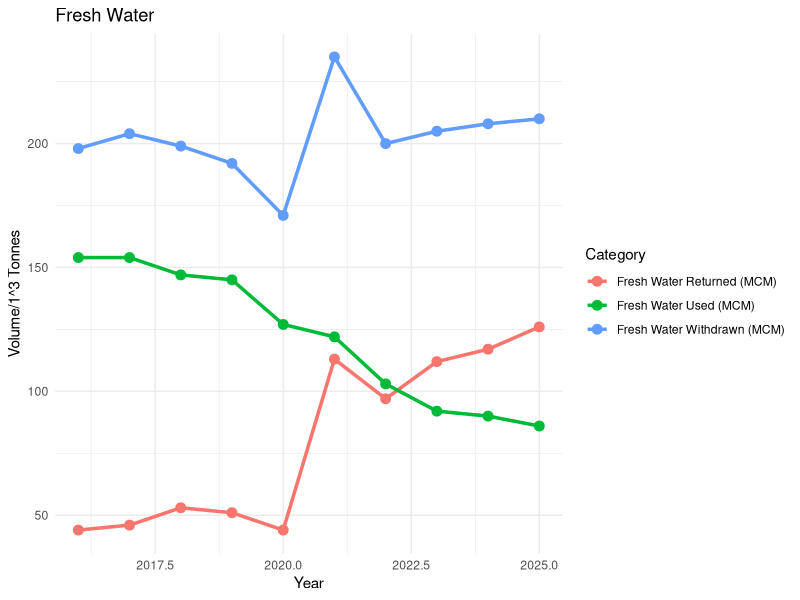

R code for this plot: (Note: this script raises an error after producing the figure.)
library(tidyverse)
library(readr)
Other_KPIs <- read_csv("Shell Other KPI.csv")

#1. Fresh Water Withdrawn vs Fresh Water used vs Fresh Water Returned 
DF1 <- Other_KPIs %>% select(Year, `Fresh Water Withdrawn (MCM)`, `Fresh Water Used (MCM)`, `Fresh Water Returned (MCM)`)
DF1_long <- pivot_longer(DF1, -Year, names_to = "Category", values_to = "Volume/1^3 Tonnes")
Water_P1 <- ggplot(DF1_long, aes(x = Year, y = `Volume/1^3 Tonnes`, colour = Category)) +
  geom_line(size = 1.2) + geom_point(size = 3) +
  labs(title = "Fresh Water") +
  theme_minimal()
print(Water_P1)
ggsave("Fresh_Water.png", scope2_p1, width = 10, height = 6)

#2. Total Waste Disposed vs Hazardous Waste Disposed vs Waste Recycled 
DF2 <- Other_KPIs %>% select(Year, `Waste Disposed (1^3 Tonnes)`, `Hazardous Waste (1^3 Tonnes)`, `Waste recycled (1^3 Tonnes)`)
DF2_long <- pivot_longer(DF2, -Year, names_to = "Key", values_to = "Mass/1^3 Tonnes")
WasteP1 <- ggplot(DF2_long, aes(x = Year, y = `Mass/1^3 Tonnes`, colour = Key)) +
  geom_line(size = 1.2) + geom_point(size = 3) +
  labs(title = "Waste Comparison") +
  theme_minimal()
print(WasteP1)
ggsave("Waste_Comparison.png", WasteP1, width = 10, height = 6)

#3. Spill vs Spill Volume 
rm(DF3, DF3_long) #deleted variables 
DF3_Spills <- Other_KPIs %>% select(Year, Spills)
Spills <- ggplot(DF3_Spills, aes(x = Year, y = Spills)) + 
  geom_col(fill = "darkorange", alpha = 0.8, width = 0.7) +
  labs(title = "Shell Oil Spills Count YoY", y = "Number of Spills", x = "Year") +
  theme_minimal() +
  theme(axis.text.x = element_text(angle = 0, hjust = 1))
ggsave("Shell_Oil_Spills_Count.png", Spills, height = 10, width = 6, dpi = 300)

#4.0 Spills Volume YoY
Spills_Vol <- ggplot(Other_KPIs, aes(x = Year, y = `Spill volume (1^3 Tonnes)`)) +
  geom_line(color = "red", size = 1.2) +
  geom_point(color = "red", size = 3) +
  labs(title = "Shell Spill Volume YoY", y = "Volume (1^3 tonnes)", x = "Year") +
  theme_minimal()
print(Spills_Vol)
ggsave("Spill_Vol_YoY.png", Spills_Vol, height = 10, width = 6, dpi = 300)
